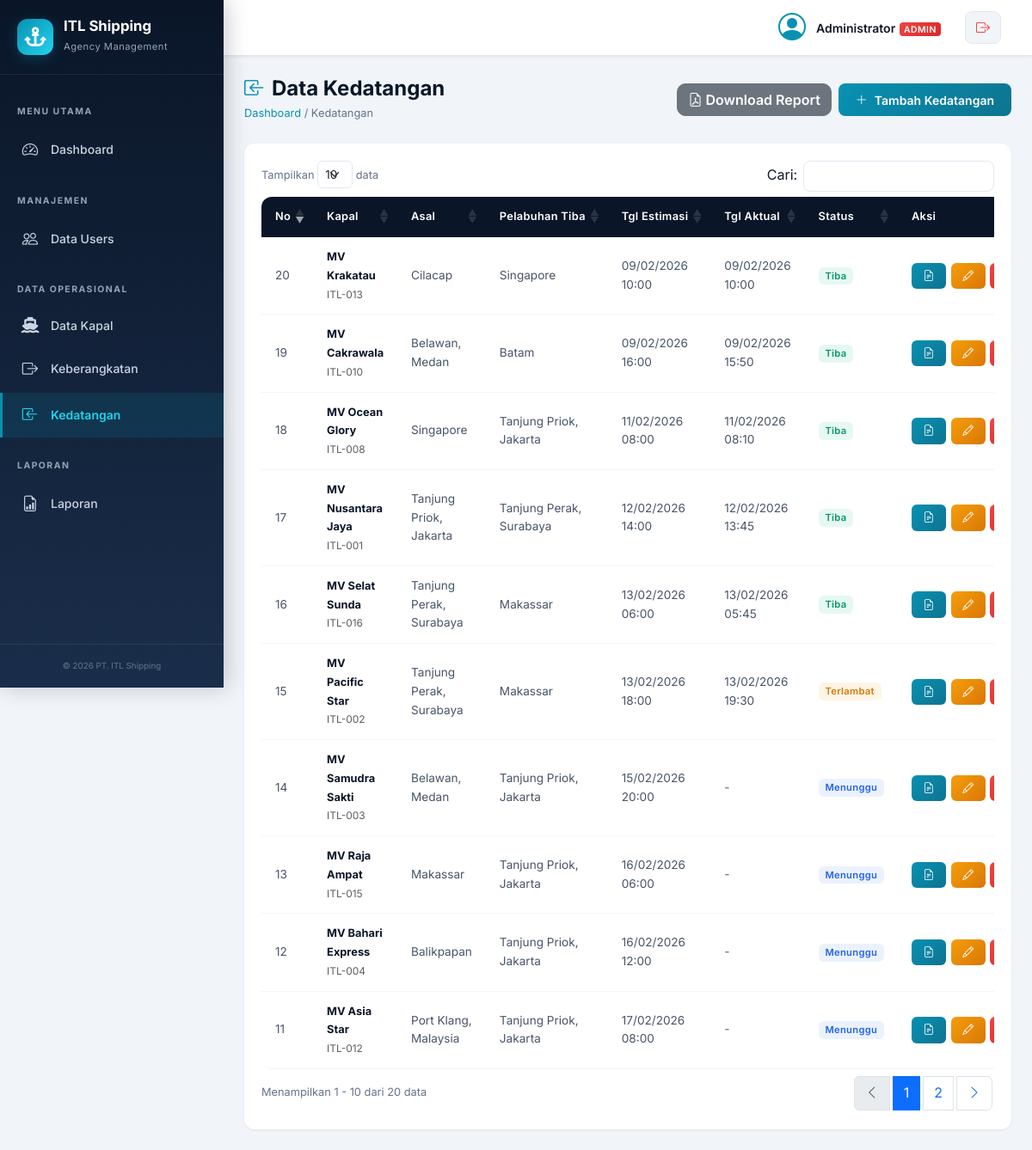
The app's page /kedatangan/index.php (signed in) with its own data.
### tables this page shows
CREATE TABLE `kedatangan` (
  `id` int(11) NOT NULL,
  `id_kapal` int(11) NOT NULL,
  `id_keberangkatan` int(11) DEFAULT NULL,
  `pelabuhan_asal` varchar(100) NOT NULL,
  `pelabuhan_tiba` varchar(100) NOT NULL,
  `tanggal_tiba` datetime NOT NULL,
  `tanggal_aktual_tiba` datetime DEFAULT NULL,
  `status` enum('menunggu','tiba','terlambat','batal') NOT NULL DEFAULT 'menunggu',
  `catatan` text DEFAULT NULL,
  `created_by` int(11) DEFAULT NULL,
  `created_at` datetime NOT NULL DEFAULT current_timestamp(),
  `updated_at` datetime NOT NULL DEFAULT current_timestamp() ON UPDATE current_timestamp()
);

CREATE TABLE `kapal` (
  `id` int(11) NOT NULL,
  `nama_kapal` varchar(100) NOT NULL,
  `kode_kapal` varchar(30) NOT NULL,
  `jenis_kapal` varchar(50) DEFAULT NULL,
  `bendera` varchar(50) DEFAULT NULL,
  `kapasitas_ton` int(11) DEFAULT 0,
  `pemilik` varchar(100) DEFAULT NULL,
  `keterangan` text DEFAULT NULL,
  `status` enum('aktif','nonaktif') NOT NULL DEFAULT 'aktif',
  `created_at` datetime NOT NULL DEFAULT current_timestamp(),
  `updated_at` datetime NOT NULL DEFAULT current_timestamp() ON UPDATE current_timestamp()
);

### includes/auth.php (called while the page is built, shortened)
<?php
function isAdmin()
{
    return isset($_SESSION['user_level']) && $_SESSION['user_level'] === 'admin';
}

### kedatangan/index.php (the view, shortened to what this page needs)
<?php
require_once __DIR__ . '/../includes/auth.php';
require_once __DIR__ . '/../config/database.php';
$data = $pdo->query("
    SELECT kd.*, kp.nama_kapal, kp.kode_kapal, u.nama_lengkap as created_by_name,
           kb.pelabuhan_asal as kb_asal, kb.pelabuhan_tujuan as kb_tujuan
    FROM kedatangan kd
    JOIN kapal kp ON kd.id_kapal = kp.id
    LEFT JOIN keberangkatan kb ON kd.id_keberangkatan = kb.id
    LEFT JOIN users u ON kd.created_by = u.id
    ORDER BY kd.tanggal_tiba DESC
")->fetchAll();
require_once __DIR__ . '/../includes/header.php';
require_once __DIR__ . '/../includes/sidebar.php';
?>
<div class="page-header">
    <div>
        <h2><i class="bi bi-box-arrow-in-left"></i> Data Kedatangan</h2>
        <span class="breadcrumb-custom"><a href="/app_shipping/index.php">Dashboard</a> / Kedatangan</span>
    </div>
    <div class="d-flex gap-2">
        <a href="/app_shipping/kedatangan/report.php" target="_blank" class="btn btn-secondary" style="border-radius:10px;font-weight:600;">
            <i class="bi bi-file-earmark-pdf"></i> Download Report
        </a>
        <?php if (isAdmin() || isPetugas()): ?>
        <a href="/app_shipping/kedatangan/create.php" class="btn btn-primary-custom">
            <i class="bi bi-plus-lg"></i> Tambah Kedatangan
        </a>
        <?php endif; ?>
    </div>
</div>
<div class="card-custom">
    <div class="card-body-custom">
        <div class="table-responsive">
            <table class="table table-custom datatable">
                <thead>
                    <tr>
                        <th>No</th>
                        <th>Kapal</th>
                        <th>Asal</th>
                        <th>Pelabuhan Tiba</th>
                        <th>Tgl Estimasi</th>
                        <th>Tgl Aktual</th>
                        <th>Status</th>
                        <th>Aksi</th>
                    </tr>
                </thead>
                <tbody>
                    <?php foreach ($data as $i => $d): ?>
                    <tr>
                        <td><?= $i + 1 ?></td>
                        <td>
                            <strong style="color: var(--primary); font-size: 0.8rem;"><?= htmlspecialchars($d['nama_kapal']) ?></strong><br>
                            <small class="text-muted"><?= htmlspecialchars($d['kode_kapal']) ?></small>
                        </td>
                        <td><?= htmlspecialchars($d['pelabuhan_asal']) ?></td>
                        <td><?= htmlspecialchars($d['pelabuhan_tiba']) ?></td>
                        <td><?= date('d/m/Y H:i', strtotime($d['tanggal_tiba'])) ?></td>
                        <td>
                            <?php if ($d['tanggal_aktual_tiba']): ?>
                                <?= date('d/m/Y H:i', strtotime($d['tanggal_aktual_tiba'])) ?>
                            <?php else: ?>
                                <span class="text-muted">-</span>
                            <?php endif; ?>
                        </td>
                        <td><span class="badge-status badge-<?= $d['status'] ?>"><?= ucfirst($d['status']) ?></span></td>
                        <td>
                            <div class="action-btns">
                                <a href="/app_shipping/kedatangan/surat_jalan.php?id=<?= $d['id'] ?>" target="_blank" class="btn btn-info-custom" title="Surat Jalan" style="background:linear-gradient(135deg,#0891b2,#0e7490);color:#fff;border:none;">
                                    <i class="bi bi-file-earmark-text"></i>
                                </a>
                                <?php if (isAdmin() || isPetugas()): ?>
                                <a href="/app_shipping/kedatangan/edit.php?id=<?= $d['id'] ?>" class="btn btn-warning-custom" title="Edit">
                                    <i class="bi bi-pencil"></i>
                                </a>
                                <a href="/app_shipping/kedatangan/delete.php?id=<?= $d['id'] ?>" class="btn btn-danger-custom btn-delete" data-name="<?= htmlspecialchars($d['nama_kapal']) ?>" title="Hapus">
                                </a>
                                <?php endif; ?>
                            </div>
                        </td>
                    </tr>
                    <?php endforeach; ?>
                </tbody>
            </table>
        </div>
    </div>
</div>
<?php require_once __DIR__ . '/../includes/footer.php'; ?>

### assets/css/style.css (style rules this page uses)
:root { --primary: #0a1628; --primary-light: #1a2d4a; --secondary: #0891b2; --secondary-light: #22d3ee; --accent: #f59e0b; --accent-light: #fbbf24; --success: #10b981; --danger: #ef4444; --warning: #f59e0b; --info: #3b82f6; --dark: #0f172a; --gray-100: #f1f5f9; --gray-200: #e2e8f0; --gray-300: #cbd5e1; --gray-400: #94a3b8; --gray-500: #64748b; --gray-600: #475569; --white: #ffffff; --sidebar-width: 260px; --navbar-height: 65px; --border-radius: 12px; --shadow-sm: 0 1px 3px rgba(0,0,0,0.08); --shadow-md: 0 4px 20px rgba(0,0,0,0.1); --shadow-lg: 0 10px 40px rgba(0,0,0,0.15); --transition: all 0.3s cubic-bezier(0.4, 0, 0.2, 1); }
* { margin: 0; padding: 0; box-sizing: border-box; }
body { font-family: 'Inter', -apple-system, BlinkMacSystemFont, sans-serif; background: var(--gray-100); color: var(--dark); line-height: 1.6; overflow-x: hidden; }
a { text-decoration: none; }
.page-header { display: flex; align-items: center; justify-content: space-between; flex-wrap: wrap; gap: 1rem; margin-bottom: 1.5rem; }
.page-header h2 { font-size: 1.5rem; font-weight: 700; color: var(--primary); margin: 0; display: flex; align-items: center; gap: 0.5rem; }
.page-header h2 i { color: var(--secondary); }
.breadcrumb-custom { font-size: 0.8rem; color: var(--gray-500); }
.breadcrumb-custom a { color: var(--secondary); }
.card-custom { background: #fff; border: none; border-radius: var(--border-radius); box-shadow: var(--shadow-sm); transition: var(--transition); overflow: hidden; }
.card-body-custom { padding: 1.25rem; }
.btn-primary-custom { background: linear-gradient(135deg, var(--secondary), #0e7490); border: none; color: #fff; font-weight: 600; padding: 0.5rem 1.25rem; border-radius: 8px; font-size: 0.875rem; transition: var(--transition); display: inline-flex; align-items: center; gap: 0.5rem; }
.btn-warning-custom { background: linear-gradient(135deg, var(--accent), #d97706); border: none; color: #fff; font-weight: 600; padding: 0.35rem 0.85rem; border-radius: 6px; font-size: 0.8rem; transition: var(--transition); }
.btn-danger-custom { background: linear-gradient(135deg, var(--danger), #dc2626); border: none; color: #fff; font-weight: 600; padding: 0.35rem 0.85rem; border-radius: 6px; font-size: 0.8rem; transition: var(--transition); }
.btn-info-custom { background: linear-gradient(135deg, var(--info), #2563eb); border: none; color: #fff; font-weight: 600; padding: 0.35rem 0.85rem; border-radius: 6px; font-size: 0.8rem; transition: var(--transition); }
.table-custom { border-collapse: separate; border-spacing: 0; width: 100%; }
.table-custom thead th { background: var(--primary); color: #fff; font-weight: 600; font-size: 0.8rem; padding: 0.85rem 1rem; letter-spacing: 0.3px; white-space: nowrap; border: none; }
.table-custom thead th:first-child { border-radius: var(--border-radius) 0 0 0; }
.table-custom thead th:last-child { border-radius: 0 var(--border-radius) 0 0; }
.table-custom tbody td { padding: 0.75rem 1rem; font-size: 0.85rem; vertical-align: middle; border-bottom: 1px solid var(--gray-100); color: var(--gray-600); }
.table-custom tbody tr:last-child td:first-child { border-radius: 0 0 0 var(--border-radius); }
.table-custom tbody tr:last-child td:last-child { border-radius: 0 0 var(--border-radius) 0; }
.badge-status { font-size: 0.7rem; padding: 0.3em 0.7em; border-radius: 6px; font-weight: 600; letter-spacing: 0.3px; }
.badge-aktif, .badge-tiba, .badge-selesai { background: rgba(16, 185, 129, 0.1); color: #059669; }
.badge-dijadwalkan, .badge-menunggu { background: rgba(59, 130, 246, 0.1); color: #2563eb; }
.badge-terlambat { background: rgba(245, 158, 11, 0.1); color: #d97706; }
.action-btns { display: flex; gap: 0.35rem; flex-wrap: nowrap; }

### records on screen
kedatangan: id_kapal.nama_kapal "MV Asia Star", id_kapal.kode_kapal "ITL-012", pelabuhan_asal "Port Klang, Malaysia", pelabuhan_tiba "Tanjung Priok, Jakarta", tanggal_tiba "17/02/2026 08:00", status "Menunggu"
kedatangan: id_kapal.nama_kapal "MV Bahari Express", id_kapal.kode_kapal "ITL-004", pelabuhan_asal "Balikpapan", pelabuhan_tiba "Tanjung Priok, Jakarta", tanggal_tiba "16/02/2026 12:00", status "Menunggu"
kedatangan: id_kapal.nama_kapal "MV Raja Ampat", id_kapal.kode_kapal "ITL-015", pelabuhan_asal "Makassar", pelabuhan_tiba "Tanjung Priok, Jakarta", tanggal_tiba "16/02/2026 06:00", status "Menunggu"
kedatangan: id_kapal.nama_kapal "MV Samudra Sakti", id_kapal.kode_kapal "ITL-003", pelabuhan_asal "Belawan, Medan", pelabuhan_tiba "Tanjung Priok, Jakarta", tanggal_tiba "15/02/2026 20:00", status "Menunggu"
kedatangan: id_kapal.nama_kapal "MV Pacific Star", id_kapal.kode_kapal "ITL-002", pelabuhan_asal "Tanjung Perak, Surabaya", pelabuhan_tiba "Makassar", tanggal_tiba "13/02/2026 18:00", tanggal_aktual_tiba "13/02/2026 19:30", status "Terlambat"
kedatangan: id_kapal.nama_kapal "MV Selat Sunda", id_kapal.kode_kapal "ITL-016", pelabuhan_asal "Tanjung Perak, Surabaya", pelabuhan_tiba "Makassar", tanggal_tiba "13/02/2026 06:00", tanggal_aktual_tiba "13/02/2026 05:45", status "Tiba"
kedatangan: id_kapal.nama_kapal "MV Nusantara Jaya", id_kapal.kode_kapal "ITL-001", pelabuhan_asal "Tanjung Priok, Jakarta", pelabuhan_tiba "Tanjung Perak, Surabaya", tanggal_tiba "12/02/2026 14:00", tanggal_aktual_tiba "12/02/2026 13:45", status "Tiba"
kedatangan: id_kapal.nama_kapal "MV Ocean Glory", id_kapal.kode_kapal "ITL-008", pelabuhan_asal "Singapore", pelabuhan_tiba "Tanjung Priok, Jakarta", tanggal_tiba "11/02/2026 08:00", tanggal_aktual_tiba "11/02/2026 08:10", status "Tiba"
kedatangan: id_kapal.nama_kapal "MV Cakrawala", id_kapal.kode_kapal "ITL-010", pelabuhan_asal "Belawan, Medan", pelabuhan_tiba "Batam", tanggal_tiba "09/02/2026 16:00", tanggal_aktual_tiba "09/02/2026 15:50", status "Tiba"
kedatangan: id_kapal.nama_kapal "MV Krakatau", id_kapal.kode_kapal "ITL-013", pelabuhan_asal "Cilacap", pelabuhan_tiba "Singapore", tanggal_tiba "09/02/2026 10:00", tanggal_aktual_tiba "09/02/2026 10:00", status "Tiba"

### other values on screen
$_SESSION['user_nama'] "Administrator"
$_SESSION['user_level'] "ADMIN"
